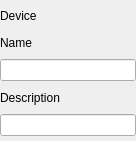
<?xml version="1.0" encoding="UTF-8"?>
<ui version="4.0">
 <class>DeviceEditForm</class>
 <widget class="QWidget" name="DeviceEditForm">
  <property name="geometry">
   <rect>
    <x>0</x>
    <y>0</y>
    <width>136</width>
    <height>141</height>
   </rect>
  </property>
  <property name="minimumSize">
   <size>
    <width>136</width>
    <height>141</height>
   </size>
  </property>
  <property name="maximumSize">
   <size>
    <width>16777215</width>
    <height>16777215</height>
   </size>
  </property>
  <property name="windowTitle">
   <string>Form</string>
  </property>
  <layout class="QVBoxLayout" name="verticalLayout">
   <property name="leftMargin">
    <number>0</number>
   </property>
   <property name="topMargin">
    <number>5</number>
   </property>
   <property name="rightMargin">
    <number>0</number>
   </property>
   <property name="bottomMargin">
    <number>5</number>
   </property>
   <item>
    <widget class="Header2Label" name="device_title_label">
     <property name="text">
      <string>Device</string>
     </property>
    </widget>
   </item>
   <item>
    <widget class="BoldLabel" name="device_name_label">
     <property name="text">
      <string>Name</string>
     </property>
    </widget>
   </item>
   <item>
    <widget class="QLineEdit" name="device_name_line_edit"/>
   </item>
   <item>
    <widget class="BoldLabel" name="device_description_label">
     <property name="text">
      <string>Description</string>
     </property>
    </widget>
   </item>
   <item>
    <widget class="QLineEdit" name="device_description_line_edit"/>
   </item>
  </layout>
 </widget>
 <customwidgets>
  <customwidget>
   <class>BoldLabel</class>
   <extends>QLabel</extends>
   <header>BoldLabel.h</header>
  </customwidget>
  <customwidget>
   <class>Header2Label</class>
   <extends>QLabel</extends>
   <header>Header2Label.h</header>
  </customwidget>
 </customwidgets>
 <resources/>
 <connections/>
</ui>
